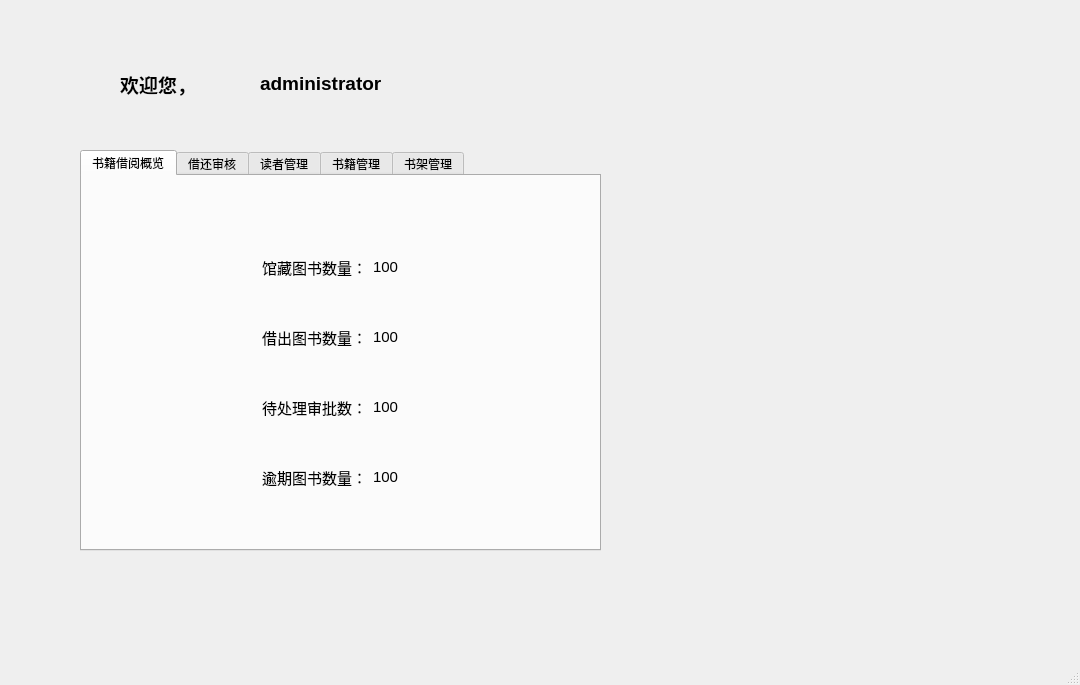
<?xml version="1.0" encoding="UTF-8"?>
<ui version="4.0">
 <class>MainWindow</class>
 <widget class="QMainWindow" name="MainWindow">
  <property name="geometry">
   <rect>
    <x>0</x>
    <y>0</y>
    <width>1080</width>
    <height>685</height>
   </rect>
  </property>
  <property name="windowTitle">
   <string>Administrator</string>
  </property>
  <widget class="QWidget" name="centralwidget">
   <widget class="QLabel" name="label_3">
    <property name="geometry">
     <rect>
      <x>670</x>
      <y>70</y>
      <width>331</width>
      <height>481</height>
     </rect>
    </property>
    <property name="styleSheet">
     <string notr="true">border-image: url(:/image/image/administrator.jpg);</string>
    </property>
    <property name="text">
     <string/>
    </property>
   </widget>
   <widget class="QTabWidget" name="tabWidget">
    <property name="geometry">
     <rect>
      <x>80</x>
      <y>150</y>
      <width>521</width>
      <height>401</height>
     </rect>
    </property>
    <property name="currentIndex">
     <number>0</number>
    </property>
    <widget class="QWidget" name="tab_1">
     <attribute name="title">
      <string>书籍借阅概览</string>
     </attribute>
     <widget class="QWidget" name="layoutWidget">
      <property name="geometry">
       <rect>
        <x>180</x>
        <y>150</y>
        <width>162</width>
        <height>23</height>
       </rect>
      </property>
      <layout class="QHBoxLayout" name="horizontalLayout_3">
       <item>
        <widget class="QLabel" name="label_6">
         <property name="text">
          <string>&lt;html&gt;&lt;head/&gt;&lt;body&gt;&lt;p&gt;&lt;span style=&quot; font-size:11pt;&quot;&gt;借出图书数量：&lt;/span&gt;&lt;/p&gt;&lt;/body&gt;&lt;/html&gt;</string>
         </property>
        </widget>
       </item>
       <item>
        <widget class="QLabel" name="label_7">
         <property name="text">
          <string>&lt;html&gt;&lt;head/&gt;&lt;body&gt;&lt;p&gt;&lt;span style=&quot; font-size:11pt;&quot;&gt;100&lt;/span&gt;&lt;/p&gt;&lt;/body&gt;&lt;/html&gt;</string>
         </property>
        </widget>
       </item>
      </layout>
     </widget>
     <widget class="QWidget" name="layoutWidget_2">
      <property name="geometry">
       <rect>
        <x>180</x>
        <y>220</y>
        <width>162</width>
        <height>23</height>
       </rect>
      </property>
      <layout class="QHBoxLayout" name="horizontalLayout_4">
       <item>
        <widget class="QLabel" name="label_8">
         <property name="text">
          <string>&lt;html&gt;&lt;head/&gt;&lt;body&gt;&lt;p&gt;&lt;span style=&quot; font-size:11pt;&quot;&gt;待处理审批数：&lt;/span&gt;&lt;/p&gt;&lt;/body&gt;&lt;/html&gt;</string>
         </property>
        </widget>
       </item>
       <item>
        <widget class="QLabel" name="label_9">
         <property name="text">
          <string>&lt;html&gt;&lt;head/&gt;&lt;body&gt;&lt;p&gt;&lt;span style=&quot; font-size:11pt;&quot;&gt;100&lt;/span&gt;&lt;/p&gt;&lt;/body&gt;&lt;/html&gt;</string>
         </property>
        </widget>
       </item>
      </layout>
     </widget>
     <widget class="QWidget" name="layoutWidget_3">
      <property name="geometry">
       <rect>
        <x>180</x>
        <y>290</y>
        <width>162</width>
        <height>23</height>
       </rect>
      </property>
      <layout class="QHBoxLayout" name="horizontalLayout_5">
       <item>
        <widget class="QLabel" name="label_10">
         <property name="text">
          <string>&lt;html&gt;&lt;head/&gt;&lt;body&gt;&lt;p&gt;&lt;span style=&quot; font-size:11pt;&quot;&gt;逾期图书数量：&lt;/span&gt;&lt;/p&gt;&lt;/body&gt;&lt;/html&gt;</string>
         </property>
        </widget>
       </item>
       <item>
        <widget class="QLabel" name="label_11">
         <property name="text">
          <string>&lt;html&gt;&lt;head/&gt;&lt;body&gt;&lt;p&gt;&lt;span style=&quot; font-size:11pt;&quot;&gt;100&lt;/span&gt;&lt;/p&gt;&lt;/body&gt;&lt;/html&gt;</string>
         </property>
        </widget>
       </item>
      </layout>
     </widget>
     <widget class="QWidget" name="layoutWidget">
      <property name="geometry">
       <rect>
        <x>180</x>
        <y>80</y>
        <width>162</width>
        <height>23</height>
       </rect>
      </property>
      <layout class="QHBoxLayout" name="horizontalLayout_2">
       <item>
        <widget class="QLabel" name="label_4">
         <property name="text">
          <string>&lt;html&gt;&lt;head/&gt;&lt;body&gt;&lt;p&gt;&lt;span style=&quot; font-size:11pt;&quot;&gt;馆藏图书数量：&lt;/span&gt;&lt;/p&gt;&lt;/body&gt;&lt;/html&gt;</string>
         </property>
        </widget>
       </item>
       <item>
        <widget class="QLabel" name="label_5">
         <property name="text">
          <string>&lt;html&gt;&lt;head/&gt;&lt;body&gt;&lt;p&gt;&lt;span style=&quot; font-size:11pt;&quot;&gt;100&lt;/span&gt;&lt;/p&gt;&lt;/body&gt;&lt;/html&gt;</string>
         </property>
        </widget>
       </item>
      </layout>
     </widget>
    </widget>
    <widget class="QWidget" name="tab_2">
     <attribute name="title">
      <string>借还审核</string>
     </attribute>
     <widget class="QTableWidget" name="tableWidget">
      <property name="geometry">
       <rect>
        <x>30</x>
        <y>40</y>
        <width>451</width>
        <height>221</height>
       </rect>
      </property>
     </widget>
     <widget class="QPushButton" name="pushButton">
      <property name="geometry">
       <rect>
        <x>210</x>
        <y>300</y>
        <width>93</width>
        <height>28</height>
       </rect>
      </property>
      <property name="text">
       <string>通过</string>
      </property>
     </widget>
    </widget>
    <widget class="QWidget" name="tab_3">
     <attribute name="title">
      <string>读者管理</string>
     </attribute>
     <widget class="QPushButton" name="pushButton_3">
      <property name="geometry">
       <rect>
        <x>380</x>
        <y>40</y>
        <width>93</width>
        <height>28</height>
       </rect>
      </property>
      <property name="text">
       <string>查询</string>
      </property>
     </widget>
     <widget class="QPushButton" name="pushButton_4">
      <property name="geometry">
       <rect>
        <x>380</x>
        <y>90</y>
        <width>93</width>
        <height>28</height>
       </rect>
      </property>
      <property name="text">
       <string>创建用户</string>
      </property>
     </widget>
     <widget class="QPushButton" name="pushButton_5">
      <property name="geometry">
       <rect>
        <x>380</x>
        <y>140</y>
        <width>93</width>
        <height>28</height>
       </rect>
      </property>
      <property name="text">
       <string>删除用户</string>
      </property>
     </widget>
     <widget class="QWidget" name="layoutWidget">
      <property name="geometry">
       <rect>
        <x>40</x>
        <y>40</y>
        <width>321</width>
        <height>26</height>
       </rect>
      </property>
      <layout class="QHBoxLayout" name="horizontalLayout_6">
       <item>
        <widget class="QLabel" name="label_12">
         <property name="text">
          <string>&lt;html&gt;&lt;head/&gt;&lt;body&gt;&lt;p&gt;&lt;span style=&quot; font-size:11pt;&quot;&gt;请输入uid：&lt;/span&gt;&lt;/p&gt;&lt;/body&gt;&lt;/html&gt;</string>
         </property>
        </widget>
       </item>
       <item>
        <widget class="QLineEdit" name="lineEdit"/>
       </item>
      </layout>
     </widget>
     <widget class="QTableWidget" name="tableWidget_2">
      <property name="geometry">
       <rect>
        <x>40</x>
        <y>90</y>
        <width>321</width>
        <height>241</height>
       </rect>
      </property>
     </widget>
    </widget>
    <widget class="QWidget" name="tab_4">
     <attribute name="title">
      <string>书籍管理</string>
     </attribute>
     <widget class="QPushButton" name="pushButton_6">
      <property name="geometry">
       <rect>
        <x>380</x>
        <y>140</y>
        <width>93</width>
        <height>28</height>
       </rect>
      </property>
      <property name="text">
       <string>编辑书籍</string>
      </property>
     </widget>
     <widget class="QWidget" name="layoutWidget_4">
      <property name="geometry">
       <rect>
        <x>40</x>
        <y>40</y>
        <width>321</width>
        <height>26</height>
       </rect>
      </property>
      <layout class="QHBoxLayout" name="horizontalLayout_8">
       <item>
        <widget class="QLabel" name="label_15">
         <property name="text">
          <string>&lt;html&gt;&lt;head/&gt;&lt;body&gt;&lt;p&gt;&lt;span style=&quot; font-size:11pt;&quot;&gt;请输入bid：&lt;/span&gt;&lt;/p&gt;&lt;/body&gt;&lt;/html&gt;</string>
         </property>
        </widget>
       </item>
       <item>
        <widget class="QLineEdit" name="lineEdit_2"/>
       </item>
      </layout>
     </widget>
     <widget class="QPushButton" name="pushButton_7">
      <property name="geometry">
       <rect>
        <x>380</x>
        <y>40</y>
        <width>93</width>
        <height>28</height>
       </rect>
      </property>
      <property name="text">
       <string>查询</string>
      </property>
     </widget>
     <widget class="QPushButton" name="pushButton_8">
      <property name="geometry">
       <rect>
        <x>380</x>
        <y>90</y>
        <width>93</width>
        <height>28</height>
       </rect>
      </property>
      <property name="text">
       <string>新建书籍</string>
      </property>
     </widget>
     <widget class="QTableWidget" name="tableWidget_3">
      <property name="geometry">
       <rect>
        <x>40</x>
        <y>90</y>
        <width>321</width>
        <height>241</height>
       </rect>
      </property>
     </widget>
    </widget>
    <widget class="QWidget" name="tab_5">
     <attribute name="title">
      <string>书架管理</string>
     </attribute>
     <widget class="QPushButton" name="pushButton_9">
      <property name="geometry">
       <rect>
        <x>380</x>
        <y>140</y>
        <width>93</width>
        <height>28</height>
       </rect>
      </property>
      <property name="text">
       <string>删除书架</string>
      </property>
     </widget>
     <widget class="QPushButton" name="pushButton_10">
      <property name="geometry">
       <rect>
        <x>380</x>
        <y>40</y>
        <width>93</width>
        <height>28</height>
       </rect>
      </property>
      <property name="text">
       <string>查询</string>
      </property>
     </widget>
     <widget class="QPushButton" name="pushButton_11">
      <property name="geometry">
       <rect>
        <x>380</x>
        <y>90</y>
        <width>93</width>
        <height>28</height>
       </rect>
      </property>
      <property name="text">
       <string>新建书架</string>
      </property>
     </widget>
     <widget class="QWidget" name="layoutWidget_5">
      <property name="geometry">
       <rect>
        <x>40</x>
        <y>40</y>
        <width>321</width>
        <height>26</height>
       </rect>
      </property>
      <layout class="QHBoxLayout" name="horizontalLayout_9">
       <item>
        <widget class="QLabel" name="label_16">
         <property name="text">
          <string>&lt;html&gt;&lt;head/&gt;&lt;body&gt;&lt;p&gt;&lt;span style=&quot; font-size:11pt;&quot;&gt;请输入sid：&lt;/span&gt;&lt;/p&gt;&lt;/body&gt;&lt;/html&gt;</string>
         </property>
        </widget>
       </item>
       <item>
        <widget class="QLineEdit" name="lineEdit_3"/>
       </item>
      </layout>
     </widget>
     <widget class="QTableWidget" name="tableWidget_4">
      <property name="geometry">
       <rect>
        <x>40</x>
        <y>90</y>
        <width>321</width>
        <height>241</height>
       </rect>
      </property>
     </widget>
    </widget>
   </widget>
   <widget class="QWidget" name="layoutWidget">
    <property name="geometry">
     <rect>
      <x>120</x>
      <y>70</y>
      <width>274</width>
      <height>28</height>
     </rect>
    </property>
    <layout class="QHBoxLayout" name="horizontalLayout">
     <item>
      <widget class="QLabel" name="label">
       <property name="text">
        <string>&lt;html&gt;&lt;head/&gt;&lt;body&gt;&lt;p&gt;&lt;span style=&quot; font-size:14pt; font-weight:600;&quot;&gt;欢迎您，&lt;/span&gt;&lt;/p&gt;&lt;/body&gt;&lt;/html&gt;</string>
       </property>
      </widget>
     </item>
     <item>
      <widget class="QLabel" name="label_2">
       <property name="text">
        <string>&lt;html&gt;&lt;head/&gt;&lt;body&gt;&lt;p&gt;&lt;span style=&quot; font-size:14pt; font-weight:600;&quot;&gt;administrator&lt;/span&gt;&lt;/p&gt;&lt;/body&gt;&lt;/html&gt;</string>
       </property>
      </widget>
     </item>
    </layout>
   </widget>
  </widget>
  <widget class="QMenuBar" name="menubar">
   <property name="geometry">
    <rect>
     <x>0</x>
     <y>0</y>
     <width>1080</width>
     <height>26</height>
    </rect>
   </property>
  </widget>
  <widget class="QStatusBar" name="statusbar"/>
 </widget>
 <resources>
  <include location="resource.qrc"/>
 </resources>
 <connections>
  <connection>
   <sender>pushButton</sender>
   <signal>clicked()</signal>
   <receiver>MainWindow</receiver>
   <slot>ac_borrow()</slot>
   <hints>
    <hint type="sourcelabel">
     <x>292</x>
     <y>527</y>
    </hint>
    <hint type="destinationlabel">
     <x>202</x>
     <y>614</y>
    </hint>
   </hints>
  </connection>
  <connection>
   <sender>pushButton_3</sender>
   <signal>clicked()</signal>
   <receiver>MainWindow</receiver>
   <slot>ask_uid()</slot>
   <hints>
    <hint type="sourcelabel">
     <x>536</x>
     <y>253</y>
    </hint>
    <hint type="destinationlabel">
     <x>651</x>
     <y>250</y>
    </hint>
   </hints>
  </connection>
  <connection>
   <sender>pushButton_4</sender>
   <signal>clicked()</signal>
   <receiver>MainWindow</receiver>
   <slot>new_user()</slot>
   <hints>
    <hint type="sourcelabel">
     <x>537</x>
     <y>298</y>
    </hint>
    <hint type="destinationlabel">
     <x>649</x>
     <y>304</y>
    </hint>
   </hints>
  </connection>
  <connection>
   <sender>pushButton_5</sender>
   <signal>clicked()</signal>
   <receiver>MainWindow</receiver>
   <slot>delete_user()</slot>
   <hints>
    <hint type="sourcelabel">
     <x>535</x>
     <y>355</y>
    </hint>
    <hint type="destinationlabel">
     <x>650</x>
     <y>349</y>
    </hint>
   </hints>
  </connection>
  <connection>
   <sender>pushButton_7</sender>
   <signal>clicked()</signal>
   <receiver>MainWindow</receiver>
   <slot>ask_bid()</slot>
   <hints>
    <hint type="sourcelabel">
     <x>548</x>
     <y>260</y>
    </hint>
    <hint type="destinationlabel">
     <x>637</x>
     <y>254</y>
    </hint>
   </hints>
  </connection>
  <connection>
   <sender>pushButton_8</sender>
   <signal>clicked()</signal>
   <receiver>MainWindow</receiver>
   <slot>new_book()</slot>
   <hints>
    <hint type="sourcelabel">
     <x>541</x>
     <y>303</y>
    </hint>
    <hint type="destinationlabel">
     <x>635</x>
     <y>298</y>
    </hint>
   </hints>
  </connection>
  <connection>
   <sender>pushButton_6</sender>
   <signal>clicked()</signal>
   <receiver>MainWindow</receiver>
   <slot>book_editor()</slot>
   <hints>
    <hint type="sourcelabel">
     <x>544</x>
     <y>354</y>
    </hint>
    <hint type="destinationlabel">
     <x>639</x>
     <y>353</y>
    </hint>
   </hints>
  </connection>
  <connection>
   <sender>pushButton_10</sender>
   <signal>clicked()</signal>
   <receiver>MainWindow</receiver>
   <slot>ask_sid()</slot>
   <hints>
    <hint type="sourcelabel">
     <x>549</x>
     <y>251</y>
    </hint>
    <hint type="destinationlabel">
     <x>639</x>
     <y>242</y>
    </hint>
   </hints>
  </connection>
  <connection>
   <sender>pushButton_11</sender>
   <signal>clicked()</signal>
   <receiver>MainWindow</receiver>
   <slot>new_shelf()</slot>
   <hints>
    <hint type="sourcelabel">
     <x>511</x>
     <y>303</y>
    </hint>
    <hint type="destinationlabel">
     <x>640</x>
     <y>282</y>
    </hint>
   </hints>
  </connection>
  <connection>
   <sender>pushButton_9</sender>
   <signal>clicked()</signal>
   <receiver>MainWindow</receiver>
   <slot>shelf_editor()</slot>
   <hints>
    <hint type="sourcelabel">
     <x>535</x>
     <y>357</y>
    </hint>
    <hint type="destinationlabel">
     <x>659</x>
     <y>379</y>
    </hint>
   </hints>
  </connection>
  <connection>
   <sender>tabWidget</sender>
   <signal>currentChanged(int)</signal>
   <receiver>MainWindow</receiver>
   <slot>choose_page()</slot>
   <hints>
    <hint type="sourcelabel">
     <x>297</x>
     <y>214</y>
    </hint>
    <hint type="destinationlabel">
     <x>538</x>
     <y>128</y>
    </hint>
   </hints>
  </connection>
 </connections>
 <slots>
  <slot>ac_borrow()</slot>
  <slot>re_borrow()</slot>
  <slot>ask_uid()</slot>
  <slot>ask_bid()</slot>
  <slot>ask_sid()</slot>
  <slot>new_user()</slot>
  <slot>new_shelf()</slot>
  <slot>delete_user()</slot>
  <slot>new_book()</slot>
  <slot>book_editor()</slot>
  <slot>shelf_editor()</slot>
  <slot>choose_page()</slot>
 </slots>
</ui>
